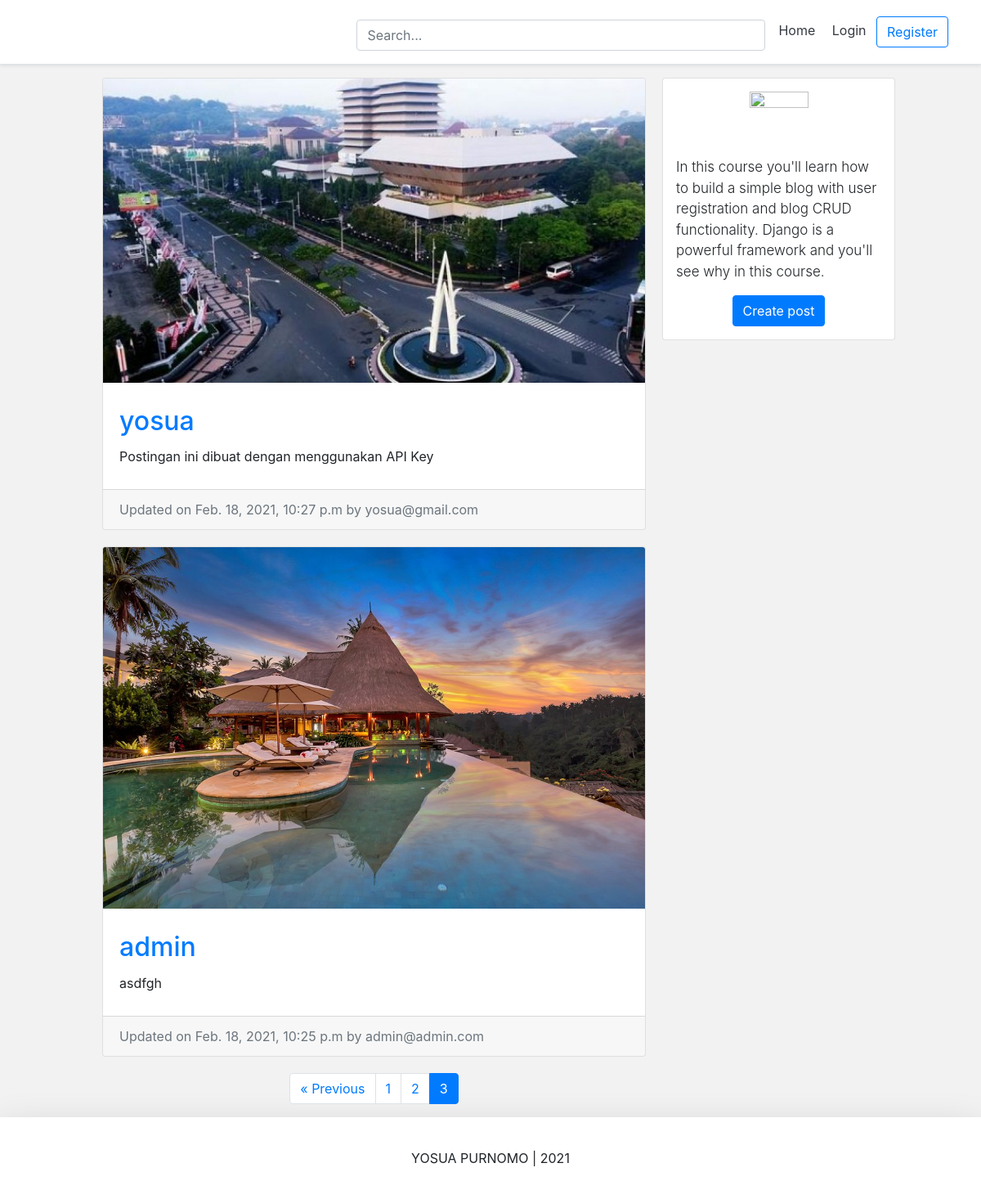
/?page=3, run on the app's committed database.
### Post/models.py (models this page shows, shortened)
class PostModel(models.Model):
	caption			= models.TextField(max_length=5000, null=False, blank=True)
	image			= models.ImageField(upload_to=upload_location, null=False, blank=True)
	date_published	= models.DateTimeField(auto_now_add=True, verbose_name='date published')
	date_updated	= models.DateTimeField(auto_now=True, verbose_name='date updated')
	author			= models.ForeignKey(settings.AUTH_USER_MODEL, on_delete=models.CASCADE)
	slug 			= models.SlugField(blank=True, unique=True)

### Account/models.py (models this page shows, shortened)
class Account(AbstractBaseUser):
	email 			= models.EmailField(verbose_name='email', max_length=60, unique=True)
	username 		= models.CharField(max_length=30, unique=True)
	date_joined		= models.DateTimeField(verbose_name='date joined', auto_now_add=True)
	last_login		= models.DateTimeField(verbose_name='last login', auto_now=True)
	is_admin		= models.BooleanField(default=False)
	is_active		= models.BooleanField(default=True)
	is_staff		= models.BooleanField(default=False)
	is_superuser	= models.BooleanField(default=False)
	USERNAME_FIELD = 'email'
	REQUIRED_FIELDS = ['username']
	objects = AccountManage()
	def __str__(self):
		return self.email

### Personal/views.py (the view)
# urls.py: path('', home_view.as_view(), name="home"),
class home_view(ListView):
	page_kwarg = 'page'
	paginate_by = 2
	context_object_name = 'post_model'
	model = PostModel
	template_name = 'personal/home.html'
	ordering = '-date_published'
	def get_context_data(self, **kwargs):
		search = self.request.GET.get('q', '')
		self.extra_context = {
			'query':str(search)
			}
		print(self.extra_context)
		return super().get_context_data(**kwargs)
	def get_queryset(self):
		search = self.request.GET.get('q', False)
		if search:
			self.querset = self.model.objects.filter(
							Q(caption__icontains=search) |
							 Q(author__username=search)
							 )
			return self.querset
		return super().get_queryset()

### Personal/templates/personal/home.html (shortened to what this page needs)
{% extends 'base.html' %}
{% load static %}
{% block content %}
<link rel="stylesheet" type="text/css" href="{% static "personal/home.css" %}">
<div class="container">
	<div class="row">
		<div class="left-column col-lg-7 offset-lg-1">
				{% for post in post_model %}
					<div class="blog-post-container">
						{% include 'post/snippets/blog_post_snippet.html' with post_model=post %}
					</div>
				{% endfor %}
			{% include 'post/snippets/blog_post_pagination.html' with post_model=post_model %}
		</div>
		<div class="right-column col-lg-3 d-lg-flex d-none flex-column">
			<div class="card create-post-bar d-flex flex-column p-3">
				<img class="img-fluid d-block m-auto pb-2" src="{% static 'codingwithmitch_logo.png' %}" width="72" height="72">
				<p class="lead">In this course you'll learn how to build a simple blog with user registration and blog CRUD functionality. Django is a powerful
  					framework and you'll see why in this course.</p>
				<p class="m-auto"><a class="btn btn-primary" href="{% url 'post:create' %}">Create post</a></p>
			</div>
		</div>
	</div>
</div>
{% endblock content %}

### Post/templates/post/snippets/blog_post_snippet.html (shortened to what this page needs)
{% load static %}
<link rel="stylesheet" type="text/css" href="{% static "post/blog_snippets.css" %}">
{% if post_model %}
<div class="container">
	<div class="row">
		<div class="card m-auto">
			<a href="{% url 'post:detail' post.slug %}">
				<img class="card-img-top" src="{{post_model.image.url}}">
			</a>
			<div class="card-body mt-2 mb-2">
				<a href="{% url 'post:detail' post.slug %}">
					<h2 class="card-title">{{post_model.author.username}}</h2>
				</a>
				<p class="card-text">{{post_model.caption|linebreaksbr|truncatechars:250}}</p>
			</div>
			<div class="card-footer text-muted">
			  Updated on {{post_model.date_updated}} by {{post_model.author}}
			</div>
		</div>
	</div>
</div>
{% endif %}

### static/css/header.css (style rules this page uses)
@media (min-width: 768px) { html { font-size: 16px; } }

### static/css/base.css (style rules this page uses)
body { background-color: #f2f2f2; }

### Personal/static/personal/home.css (style rules this page uses)
@media (min-width: 768px) { .right-column { margin-left: 20px; } }
.blog-post-container { margin-bottom: 20px; width: 100%; }
.create-post-bar { background-color: #fff; margin-bottom:20px; }
.left-column { padding:0px; }
.right-column { padding:0px; }
.lead { font-size: 17px; }

### Post/static/post/blog_snippets.css (style rules this page uses)
.card { max-width: 700px; width: 100%; }
.card-body { padding: 20px; }

### data on the page
PostModel: image (picture), author.username "yosua", caption "Postingan ini dibuat dengan menggunakan API Key", date_updated "Feb. 18, 2021, 10:27 p.m", author "yosua@gmail.com"
PostModel: image (picture), author.username "admin", caption "asdfgh", date_updated "Feb. 18, 2021, 10:25 p.m", author "admin@admin.com"

### other printed values
{{ i }} "1" "2"
{{ i }} "3"
